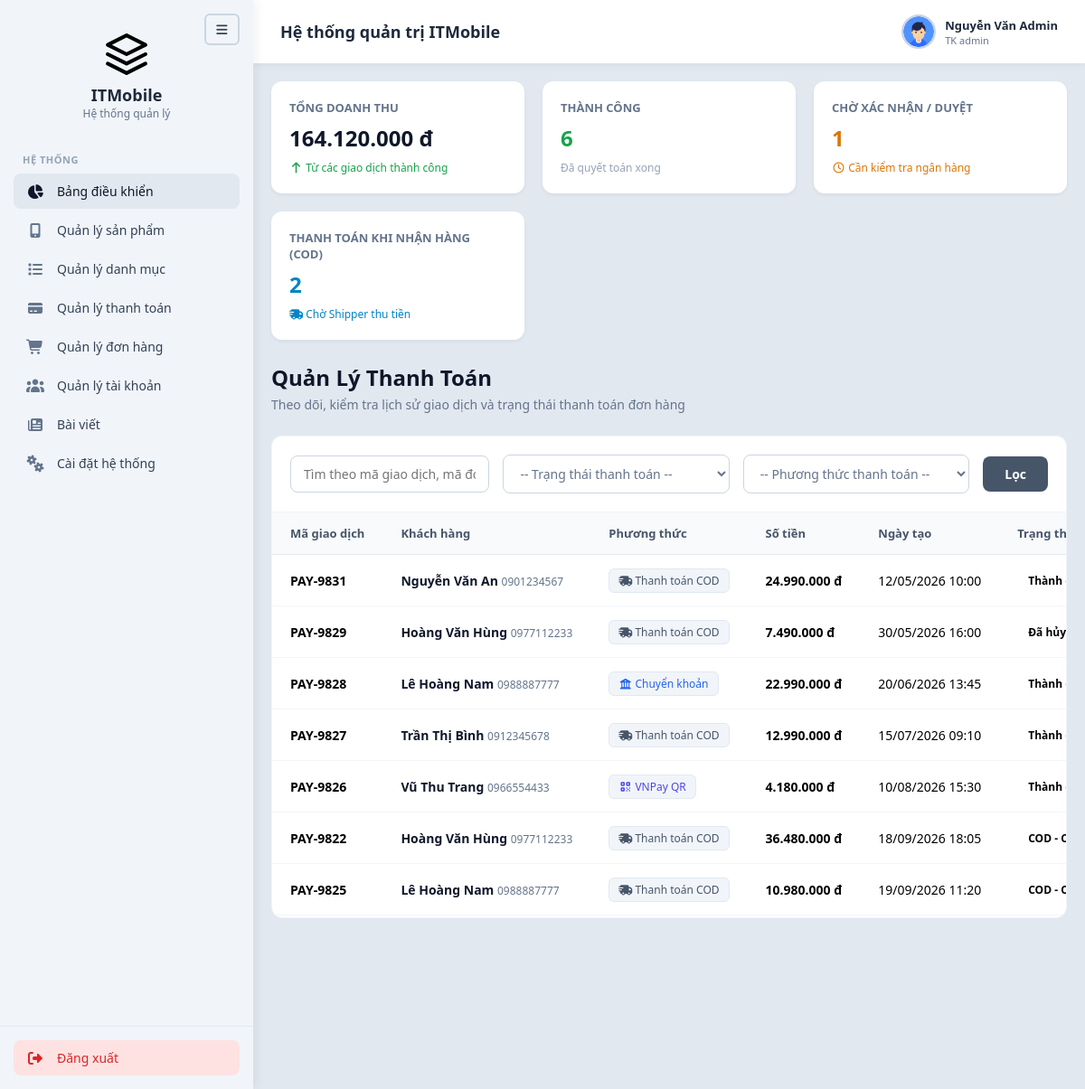
Page /Web_site/admin/thanhtoan.php (signed in) on the committed database.
### tables this page shows
CREATE TABLE payments (
    id             INT AUTO_INCREMENT PRIMARY KEY,
    payment_code   VARCHAR(20) NOT NULL UNIQUE,           
    order_id       INT NOT NULL,
    method         ENUM('COD','BANK_TRANSFER','VNPAY_QR','SANDBOX') NOT NULL,
    amount         DECIMAL(12,0) NOT NULL,
    status         ENUM('Chờ xác nhận','COD - Chờ thu tiền','Thành công','Thất bại','Đã hoàn tiền','Đã hủy')
                   NOT NULL DEFAULT 'Chờ xác nhận',
    reference_code VARCHAR(60) DEFAULT NULL,              
    note           VARCHAR(255),                          
    created_at     TIMESTAMP DEFAULT CURRENT_TIMESTAMP,
    confirmed_at   DATETIME DEFAULT NULL,
    confirmed_by   INT DEFAULT NULL,                      
    FOREIGN KEY (order_id)     REFERENCES orders(id) ON DELETE CASCADE,
    FOREIGN KEY (confirmed_by) REFERENCES users(id) ON DELETE SET NULL
);

CREATE TABLE users (
    id          INT AUTO_INCREMENT PRIMARY KEY,
    user_code   VARCHAR(20)  NOT NULL UNIQUE,             
    full_name   VARCHAR(100) NOT NULL,
    email       VARCHAR(100) NOT NULL UNIQUE,
    password    VARCHAR(255) NOT NULL,                    
    phone       VARCHAR(15),
    birthday    DATE DEFAULT NULL,
    avatar      VARCHAR(255) DEFAULT NULL,                
    role        ENUM('admin','customer') NOT NULL DEFAULT 'customer',    
    status      ENUM('active','locked')  NOT NULL DEFAULT 'active',      
    created_at  TIMESTAMP DEFAULT CURRENT_TIMESTAMP
);

### Web_site/admin/xyly/xuly.php (called while the page is built, shortened)
<?php
class xuly extends csdltmdt
{
    public function xuatdulieu($sql)
    {
        $arr = array();
        $link = $this->connect();
        if ($link) {
            $result = $link->query($sql);
            if ($result && $result->num_rows > 0) {
                while ($row = $result->fetch_assoc()) {
                    $arr[] = $row;
                }
            }
        }
        return $arr;
    }
}

### Web_site/admin/thanhtoan.php (the view, shortened to what this page needs)
<?php
include("xyly/xuly.php");
$p = new xuly();
$search = isset($_GET['search']) ? trim($_GET['search']) : '';
$sql_revenue = "SELECT SUM(amount) as total FROM payments WHERE status = 'Thành công'";
$res_revenue = $p->xuatdulieu($sql_revenue);
$total_revenue = !empty($res_revenue) && $res_revenue[0]['total'] ? floatval($res_revenue[0]['total']) : 0;
$sql_count_success = "SELECT COUNT(*) as total FROM payments WHERE status = 'Thành công'";
$res_cs = $p->xuatdulieu($sql_count_success);
$count_success = !empty($res_cs) ? intval($res_cs[0]['total']) : 0;
$sql_count_pending = "SELECT COUNT(*) as total FROM payments WHERE status = 'Chờ xác nhận'";
$res_cp = $p->xuatdulieu($sql_count_pending);
$count_pending = !empty($res_cp) ? intval($res_cp[0]['total']) : 0;
$sql_count_cod = "SELECT COUNT(*) as total FROM payments WHERE status = 'COD - Chờ thu tiền' OR (method = 'COD' AND status = 'Chờ xác nhận')";
$res_ccod = $p->xuatdulieu($sql_count_cod);
$count_cod = !empty($res_ccod) ? intval($res_ccod[0]['total']) : 0;
$sql = "SELECT p.*, o.id as order_code_id, o.receiver_name, o.phone as order_phone,
               u.full_name as customer_name, u.phone as customer_phone
        FROM payments p
        LEFT JOIN orders o ON p.order_id = o.id
        LEFT JOIN users u ON o.user_id = u.id
        WHERE 1=1";
$sql .= " ORDER BY p.id DESC";
$payments_list = $p->xuatdulieu($sql);
include("includes/header.php");
include("includes/sidebar.php");
include("includes/navbar.php");
?>
<main class="main-content">
    <div class="content-card">
        <div class="stats-container">
            <div class="stat-card">
                <div class="stat-title" style="color: #64748b;">Tổng Doanh Thu</div>
                <div class="stat-value stat-value-default" style="color: #0f172a;"><?php echo number_format($total_revenue, 0, ',', '.'); ?> đ</div>
                <div class="stat-desc stat-desc-success" style="color: #16a34a;"><i class="fa-solid fa-arrow-up"></i> Từ các giao dịch thành công</div>
            </div>
            <div class="stat-card">
                <div class="stat-title" style="color: #64748b;">Thành Công</div>
                <div class="stat-value stat-value-success" style="color: #16a34a;"><?php echo $count_success; ?></div>
                <div class="stat-desc stat-desc-muted" style="color: #94a3b8;">Đã quyết toán xong</div>
            </div>
            <div class="stat-card">
                <div class="stat-title" style="color: #64748b;">Chờ Xác Nhận / Duyệt</div>
                <div class="stat-value stat-value-warning" style="color: #d97706;"><?php echo $count_pending; ?></div>
                <div class="stat-desc stat-desc-warning" style="color: #d97706;"><i class="fa-regular fa-clock"></i> Cần kiểm tra ngân hàng</div>
            </div>
            <div class="stat-card">
                <div class="stat-title" style="color: #64748b;">Thanh Toán Khi Nhận Hàng (COD)</div>
                <div class="stat-value stat-value-info" style="color: #0284c7;"><?php echo $count_cod; ?></div>
                <div class="stat-desc stat-desc-info" style="color: #0284c7;"><i class="fa-solid fa-truck-fast"></i> Chờ Shipper thu tiền</div>
            </div>
        </div>
        <div class="page-header">
            <div class="page-title">
                <h1>Quản Lý Thanh Toán</h1>
                <p>Theo dõi, kiểm tra lịch sử giao dịch và trạng thái thanh toán đơn hàng</p>
            </div>
        </div>
        <form method="GET" action="" class="filter-section">
            <div class="search-box" style="flex: 1;">
                <input type="text" name="search" placeholder="Tìm theo mã giao dịch, mã đơn hàng, tên khách hàng, SĐT..." value="<?php echo htmlspecialchars($search); ?>">
            </div>
            <select name="status" class="filter-select">
                <option value="">-- Trạng thái thanh toán --</option>
            </select>
            <select name="method" class="filter-select">
                <option value="">-- Phương thức thanh toán --</option>
            </select>
            <button type="submit" class="btn-filter">Lọc</button>
        </form>
        <div class="table-container">
            <table>
                <thead>
                    <tr>
                        <th>Mã giao dịch</th>
                        <th>Khách hàng</th>
                        <th>Phương thức</th>
                        <th>Số tiền</th>
                        <th>Ngày tạo</th>
                        <th>Trạng thái</th>
                    </tr>
                </thead>
                <tbody>
                    <?php
                    if (!empty($payments_list)) {
                        foreach ($payments_list as $row) {
                            $method_badge = '';
                            switch ($row['method']) {
                                case 'COD':
                                    $method_badge = '<span class="badge-category"><i class="fa-solid fa-truck-fast"></i> Thanh toán COD</span>';
                                    break;
                                case 'BANK_TRANSFER':
                                    $method_badge = '<span class="badge-category" style="color: #2563eb;"><i class="fa-solid fa-building-columns"></i> Chuyển khoản</span>';
                                    break;
                                case 'VNPAY_QR':
                                    $method_badge = '<span class="badge-category" style="color: #4f46e5;"><i class="fa-solid fa-qrcode"></i> VNPay QR</span>';
                                    break;
                                case 'SANDBOX':
                                    $method_badge = '<span class="badge-category" style="color: #d97706;"><i class="fa-solid fa-vial"></i> Sandbox</span>';
                                    break;
                            }
                            $status_class = '';
                            switch ($row['status']) {
                                case 'Thành công':
                                    $status_class = 'status-success';
                                    break;
                                case 'Chờ xác nhận':
                                    $status_class = 'status-warning';
                                    break;
                                case 'COD - Chờ thu tiền':
                                    $status_class = 'status-cod';
                                    break;
                                default:
                                    $status_class = 'status-default';
                                    break;
                            }
                            $customer_name = !empty($row['customer_name']) ? $row['customer_name'] : (!empty($row['receiver_name']) ? $row['receiver_name'] : 'Khách vãng lai');
                            $customer_phone = !empty($row['customer_phone']) ? $row['customer_phone'] : (!empty($row['order_phone']) ? $row['order_phone'] : 'Chưa có SĐT');
                            $amount_formatted = number_format($row['amount'], 0, ',', '.') . ' đ';
                            $ref_code = !empty($row['reference_code']) ? $row['reference_code'] : 'Chưa có';
                            $note_text = !empty($row['note']) ? $row['note'] : 'Không có ghi chú';
                            echo '<tr>
                                    <td><strong>' . htmlspecialchars($row['payment_code']) . '</strong></td>
                                    <td>
                                        <div class="customer-info">
                                            <span class="customer-name">' . htmlspecialchars($customer_name) . '</span>
                                            <span class="customer-phone">' . htmlspecialchars($customer_phone) . '</span>
                                        </div>
                                    </td>
                                    <td>' . $method_badge . '</td>
                                    <td><strong>' . $amount_formatted . '</strong></td>
                                    <td>' . date('d/m/Y H:i', strtotime($row['created_at'])) . '</td>
                                    <td><span class="badge-status ' . $status_class . '">' . htmlspecialchars($row['status']) . '</span></td>
                                    <td>
                                        <div class="action-buttons">
                                            <a href="#" class="btn-action btn-view action-view" title="Xem chi tiết"
                                                data-code="' . htmlspecialchars($row['payment_code']) . '"
                                                data-name="' . htmlspecialchars($customer_name) . '"
                                                data-phone="' . htmlspecialchars($customer_phone) . '"
                                                data-amount="' . $amount_formatted . '"
                                                data-method="' . htmlspecialchars($row['method']) . '"
                                                data-ref="' . htmlspecialchars($ref_code) . '"
                                                data-status="' . htmlspecialchars($row['status']) . '"
                                                data-note="' . htmlspecialchars($note_text) . '">
                                                <i class="fa-regular fa-eye"></i>
                                            </a>';
                            echo '</div>
                                    </td>
                                </tr>';
                        }
                    } else {
                        echo '<tr><td colspan="7" style="text-align: center; padding: 20px;">Không tìm thấy giao dịch thanh toán nào.</td></tr>';
                    }
                    ?>
                </tbody>
            </table>
        </div>
    </div>
</main>
<?php
include("includes/footer.php");
?>

### Web_site/admin/assets/CSS/style.css (style rules this page uses)
* { margin: 0; padding: 0; box-sizing: border-box; font-family: 'Segoe UI', Tahoma, Geneva, Verdana, sans-serif; height: auto; }
html, body { height: auto !important; min-height: 100%; overflow-y: auto !important; overflow-x: hidden; }
body { background-color: #e2e8f0; display: flex; height: 100%; overflow: hidden; }

### Web_site/admin/assets/CSS/stylemain.css (style rules this page uses)
.main-content { padding: 20px; font-family: inherit; box-sizing: border-box; height: calc(100vh - 70px); overflow-y: auto; overflow-x: hidden; }
.page-header { display: flex; justify-content: space-between; align-items: flex-start; margin-bottom: 25px; gap: 15px; }
.page-title h1 { font-size: 24px; font-weight: 700; color: #0f172a; margin-bottom: 4px; margin-top: 0; }
.page-title p { font-size: 14px; color: #64748b; margin: 0; }
.filter-section { background: white; padding: 20px; border-radius: 12px 12px 0 0; display: flex; gap: 15px; align-items: center; border: 1px solid #f1f5f9; border-bottom: none; flex-wrap: wrap; }
.search-box { flex: 2; min-width: 220px; }
.search-box input { width: 100%; padding: 10px 14px; border: 1px solid #cbd5e1; border-radius: 8px; font-size: 14px; outline: none; box-sizing: border-box; }
.filter-select { flex: 1; min-width: 140px; padding: 10px 14px; border: 1px solid #cbd5e1; border-radius: 8px; font-size: 14px; background: white; color: #64748b; outline: none; }
.btn-filter { background-color: #475569; color: white; border: none; padding: 10px 24px; border-radius: 8px; font-size: 14px; font-weight: 600; cursor: pointer; }
.table-container { background: white; border-radius: 0 0 12px 12px; max-height: 450px; overflow-y: auto; overflow-x: auto; border: 1px solid #f1f5f9; position: relative; -webkit-overflow-scrolling: touch; }
.table-container table { width: 100%; border-collapse: collapse; text-align: left; min-width: 750px; }
.table-container th { padding: 14px 20px; font-size: 13px; font-weight: 600; color: #475569; background-color: #f8fafc; border-bottom: 1px solid #e2e8f0; position: sticky; top: 0; z-index: 10; white-space: nowrap; }
.table-container td { padding: 12px 20px; font-size: 14px; border-bottom: 1px solid #f1f5f9; vertical-align: middle; white-space: nowrap; }
.badge-category { display: inline-block; padding: 4px 10px; background-color: #f1f5f9; border: 1px solid #e2e8f0; border-radius: 6px; font-size: 12px; color: #475569; }
.badge-status { display: inline-block; padding: 4px 12px; border-radius: 20px; font-size: 12px; font-weight: 600; }
.customer-name { font-weight: 600; color: #0f172a; }
.customer-phone { font-size: 12px; color: #64748b; }
.stats-container { display: grid; grid-template-columns: repeat(auto-fit, minmax(220px, 1fr)); gap: 20px; margin-bottom: 25px; }
.stat-title { font-size: 12px; font-weight: 700; color: #64748b; text-transform: uppercase; margin-bottom: 8px; }
.stat-value { font-size: 24px; font-weight: 700; margin-bottom: 6px; }
.stat-desc { font-size: 12px; font-weight: 500; }
.stat-card { background: white; padding: 20px; border-radius: 12px; box-shadow: 0 2px 4px rgba(0, 0, 0, 0.05); }
.stat-title { font-size: 13px; color: #64748b; font-weight: bold; text-transform: uppercase; }
.stat-value { font-size: 24px; font-weight: bold; color: #0f172a; margin: 8px 0; }
.stat-desc { font-size: 12px; color: #94a3b8; }

### rows in the picture
payments: payment_code "PAY-9831", users.full_name "Nguyễn Văn An", users.phone "0901234567", method "COD" (drawn), amount "24.990.000 đ", created_at "12/05/2026 10:00", status "Thành…"
payments: payment_code "PAY-9829", users.full_name "Hoàng Văn Hùng", users.phone "0977112233", method "COD" (drawn), amount "7.490.000 đ", created_at "30/05/2026 16:00", status "Đã hủy"
payments: payment_code "PAY-9828", users.full_name "Lê Hoàng Nam", users.phone "0988887777", method "BANK_TRANSFER" (drawn), amount "22.990.000 đ", created_at "20/06/2026 13:45", status "Thành…"
payments: payment_code "PAY-9827", users.full_name "Trần Thị Bình", users.phone "0912345678", method "COD" (drawn), amount "12.990.000 đ", created_at "15/07/2026 09:10", status "Thành…"
payments: payment_code "PAY-9826", users.full_name "Vũ Thu Trang", users.phone "0966554433", method "VNPAY_QR" (drawn), amount "4.180.000 đ", created_at "10/08/2026 15:30", status "Thành…"
payments: payment_code "PAY-9822", users.full_name "Hoàng Văn Hùng", users.phone "0977112233", method "COD" (drawn), amount "36.480.000 đ", created_at "18/09/2026 18:05", status "COD -…"
payments: payment_code "PAY-9825", users.full_name "Lê Hoàng Nam", users.phone "0988887777", method "COD" (drawn), amount "10.980.000 đ", created_at "19/09/2026 11:20", status "COD -…"

### other values in the picture
$_SESSION['full_name'] "Nguyễn Văn Admin"
$_SESSION['role'] "admin"
$total_revenue "164.120.000"
$count_success "6"
$count_pending "1"
$count_cod "2"
